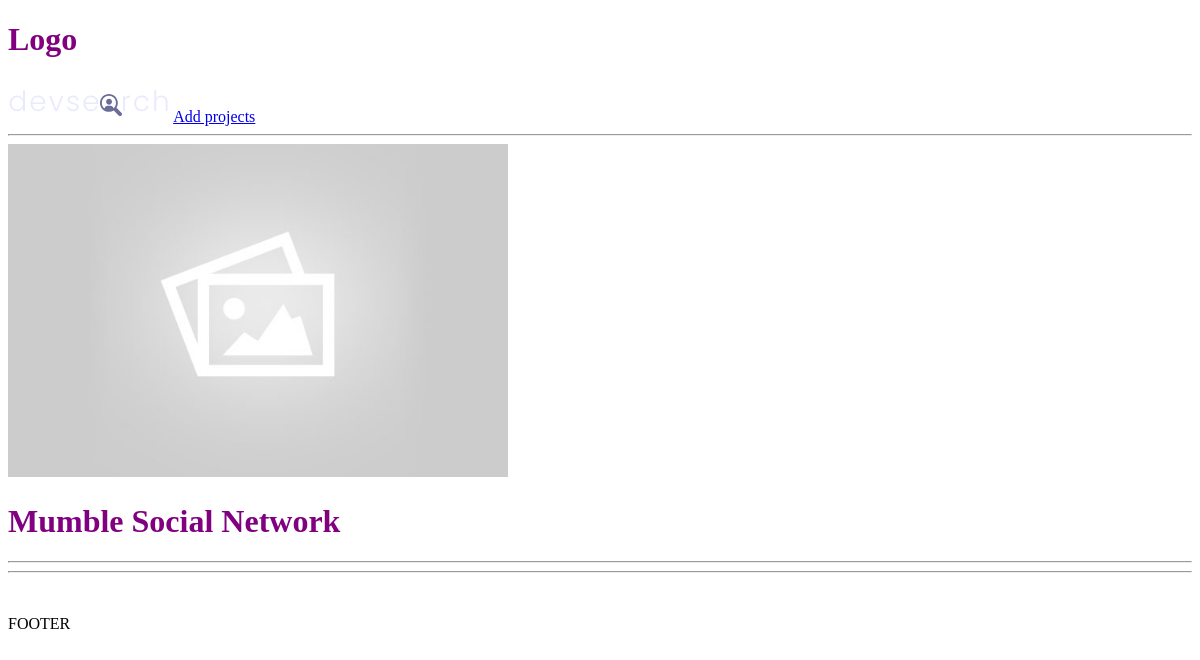
The app's page /project/3ebbea71-01c0-4e93-bfbd-466f07bb4b41/, older data.
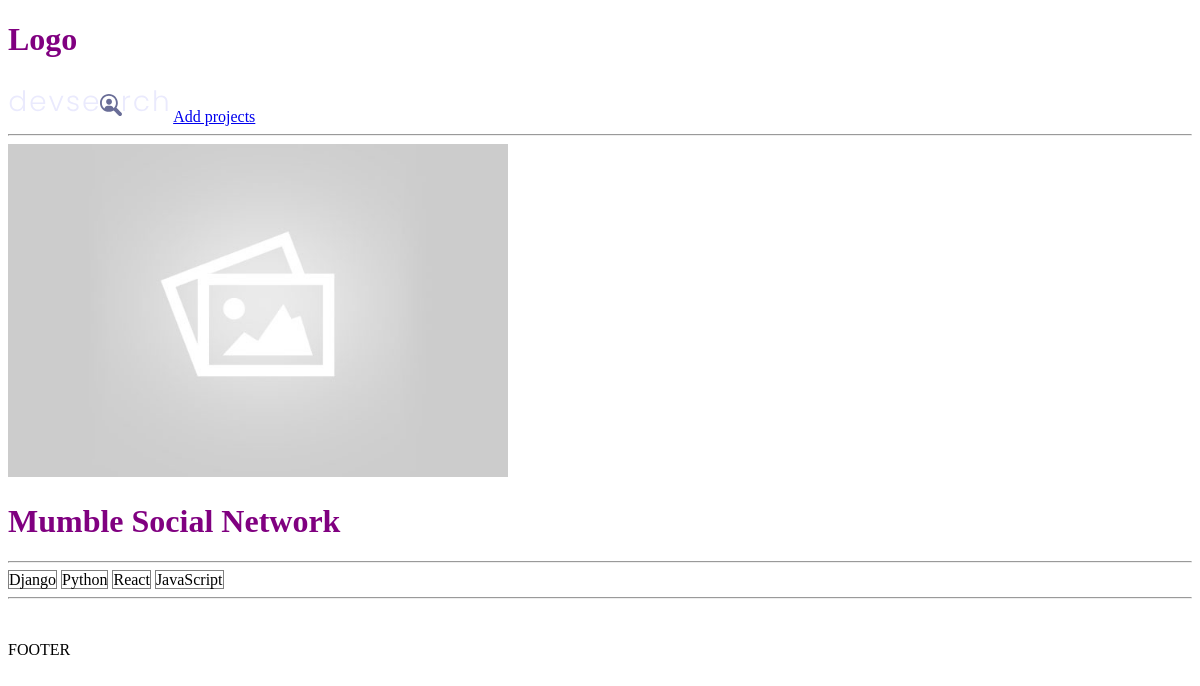
The same page, newer data.
### projects/models.py (models this page shows)
class Tag(models.Model):
    name = models.CharField(max_length=200)
    created = models.DateTimeField(auto_now_add=True)
    id = models.UUIDField(default=uuid.uuid4, unique=True, primary_key=True, editable=False)
    def __str__(self):
        return self.name

### projects/views.py (the view)
# urls.py: path('project/<str:pk>/', views.project, name="project"),
def project(request, pk):
    projectObj = Project.objects.get(id=pk)
    return render(request, 'projects/singel-project.html', {'project':projectObj})

### projects/templates/projects/singel-project.html (shortened to what this page needs)
{% extends 'main.html' %}
{% block content %}
<img style="max-width: 500px;" src="{{ project.featured_image.url }}">
<h1>{{project.title}}</h1>
<hr>
{% for tag in project.tags.all %}
    <span style="border:1px solid gray">{{tag}}</span>
{% endfor %}
<hr>
<br>
{% endblock content %}

Row changes from the older to the newer data that the page shows:
added Tag: name "Django"
added Tag: name "Python"
added Tag: name "React"
added Tag: name "JavaScript"
